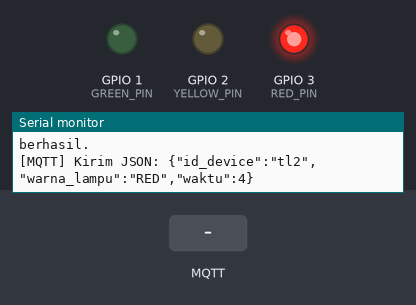
The sketch below on a simulated ESP32. Parts: output pins drawn as LEDs (lit = HIGH), the last lines printed to the serial monitor. Inputs (shaded band) come from the test bench. WiFi joins after 1.5 s; servers stay silent unless stated; no MQTT or app messages arrive unless stated.

Above: at 2.7 s.
2.8 s: MQTT message "1" arrives on the first subscribed topic
5.0 s: MQTT message "on" arrives on the first subscribed topic
At 7.2 s:
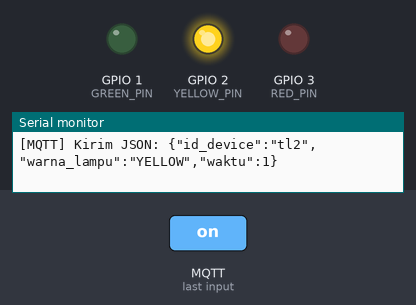
8.0 s: MQTT message "off" arrives on the first subscribed topic
At 8.0 s:
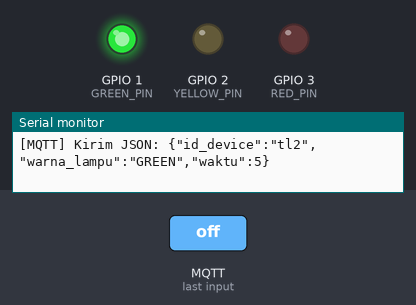
Timing chart, 0 to 15.8 s (numbered marks = the images above; inputs shaded):
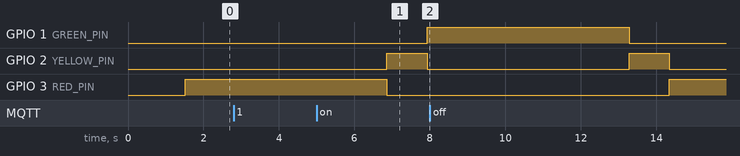

The sketch:

lalulintas.ino
```cpp
#include <WiFi.h>
#include <PubSubClient.h>
#include <ArduinoJson.h>
#include <IRremote.hpp>

const int IR_SEND_PIN = 5;
/*
// L1
#define R_MERAH   0x10A1
#define R_KUNING  0x10B1
#define R_HIJAU   0x10C1
*/
// L2
#define R_MERAH   0x10A2
#define R_KUNING  0x10B2
#define R_HIJAU   0x10C2

// ---------------------- Konfigurasi -------------------------
const char* ssid = "syukrillah-MEGABOOK-T14DA";
const char* password = "ec8k0SoA";
const char* mqtt_server = "10.42.0.1";
const char* mqtt_user = "user1";
const char* mqtt_password = "1234567890";

// ---------------------- MQTT Topic sub and Pub ----------------
const char* delay_topic = "trafficlight/config/delay2";
const char* state_topic = "trafficlight/state2";
const char* client_topic = "TrafficClient2";

const char* device_id = "tl2";

#define RED_PIN 3
#define YELLOW_PIN 2
#define GREEN_PIN 1

unsigned long redDelay = 5000;     // 5 detik
unsigned long yellowDelay = 1000;  // 1 detik
unsigned long greenDelay = 5000;   // 5 detik

// ---------------------- Objek WiFi & MQTT ---------------------
WiFiClient espClient;
PubSubClient client(espClient);

// ---------------------- Variabel Waktu & Warna ----------------
String currentColor = "RED";
String previousColor = "";

// ---------------------- Fungsi MQTT --------------------------
void sendStateJSON(unsigned long countdown) {
  StaticJsonDocument<256> doc;
  doc["id_device"] = device_id;
  doc["warna_lampu"] = currentColor;
  doc["waktu"] = countdown;

  char buffer[256];
  serializeJson(doc, buffer);
  Serial.print("[MQTT] Kirim JSON: ");
  Serial.println(buffer);
  client.publish(state_topic, buffer, true);
}

void callback(char* topic, byte* payload, unsigned int length) {
  String msg;
  for (unsigned int i = 0; i < length; i++) {
    msg += (char)payload[i];
  }

  Serial.print("[MQTT] Terima [");
  Serial.print(topic);
  Serial.print("]: ");
  Serial.println(msg);

  if (String(topic) == delay_topic) {
    StaticJsonDocument<256> doc;
    DeserializationError error = deserializeJson(doc, msg);

    if (error) {
      Serial.print("Gagal parsing JSON: ");
      Serial.println(error.c_str());
      return;
    }

    // Ambil nilai dari JSON dan konversi ke millisecond
    if (doc.containsKey("merah")) {
      redDelay = doc["merah"].as<unsigned long>() * 1000;
      Serial.print("Red delay: ");
      Serial.println(redDelay);
    }

    if (doc.containsKey("kuning")) {
      yellowDelay = doc["kuning"].as<unsigned long>() * 1000;
      Serial.print("Yellow delay: ");
      Serial.println(yellowDelay);
    }

    if (doc.containsKey("hijau")) {
      greenDelay = doc["hijau"].as<unsigned long>() * 1000;
      Serial.print("Green delay: ");
      Serial.println(greenDelay);
    }
  }
}

void reconnect() {
  while (!client.connected()) {
    Serial.print("[MQTT] Menghubungkan...");
    if (client.connect(client_topic, mqtt_user, mqtt_password)) {
      Serial.println("berhasil.");
      client.subscribe(delay_topic);
    } else {
      Serial.print("gagal, rc=");
      Serial.print(client.state());
      Serial.println(" coba lagi dalam 2 detik.");
      delay(2000);
    }
  }
}

// ---------------------- Setup WiFi --------------------------
void setup_wifi() {
  delay(10);
  Serial.begin(115200);
  Serial.print("Menghubungkan WiFi: ");
  Serial.println(ssid);

  WiFi.begin(ssid, password);
  while (WiFi.status() != WL_CONNECTED) {
    delay(500);
    Serial.print(".");
  }

  Serial.println("\nWiFi terhubung.");
  Serial.print("IP ESP32: ");
  Serial.println(WiFi.localIP());
}

// ---------------------- Task Lampu Lalulintas --------------------------
void trafficLightTask(void *pvParameters) {
  while (1) {
    // RED
    currentColor = "RED";
    previousColor = "";
    digitalWrite(RED_PIN, HIGH);
    digitalWrite(YELLOW_PIN, LOW);
    digitalWrite(GREEN_PIN, LOW);
    for (int i = redDelay / 1000; i > 0; i--) {
      sendStateJSON(i);
      IrSender.sendNEC(R_MERAH, 32);
      vTaskDelay(pdMS_TO_TICKS(1000));
    }

    // YELLOW setelah RED
    currentColor = "YELLOW";
    previousColor = "RED";
    digitalWrite(RED_PIN, LOW);
    digitalWrite(YELLOW_PIN, HIGH);
    digitalWrite(GREEN_PIN, LOW);
    for (int i = yellowDelay / 1000; i > 0; i--) {
      sendStateJSON(i);
      IrSender.sendNEC(R_KUNING, 32);
      vTaskDelay(pdMS_TO_TICKS(1000));
    }

    // GREEN
    currentColor = "GREEN";
    previousColor = "YELLOW";
    digitalWrite(RED_PIN, LOW);
    digitalWrite(YELLOW_PIN, LOW);
    digitalWrite(GREEN_PIN, HIGH);
    for (int i = greenDelay / 1000; i > 0; i--) {
      sendStateJSON(i);
      IrSender.sendNEC(R_HIJAU, 32);
      vTaskDelay(pdMS_TO_TICKS(1000));
    }

    // YELLOW setelah GREEN
    currentColor = "YELLOW";
    previousColor = "GREEN";
    digitalWrite(RED_PIN, LOW);
    digitalWrite(YELLOW_PIN, HIGH);
    digitalWrite(GREEN_PIN, LOW);
    for (int i = yellowDelay / 1000; i > 0; i--) {
      sendStateJSON(i);
      IrSender.sendNEC(R_KUNING, 32);
      vTaskDelay(pdMS_TO_TICKS(1000));
    }
  }
}

// ---------------------- Setup --------------------------
void setup() {
  Serial.begin(115200);
  setup_wifi();
  IrSender.begin(IR_SEND_PIN);

  pinMode(RED_PIN, OUTPUT);
  pinMode(YELLOW_PIN, OUTPUT);
  pinMode(GREEN_PIN, OUTPUT);

  client.setServer(mqtt_server, 1883);
  client.setCallback(callback);

  // Buat task di core 1
  xTaskCreatePinnedToCore(
    trafficLightTask,   // Fungsi task
    "TrafficLightTask", // Nama task
    4096,               // Stack size
    NULL,               // Parameter
    1,                  // Prioritas
    NULL,               // Handle
    0                   // Core 0
  );
}

// ---------------------- Loop --------------------------
void loop() {
  if (!client.connected()) reconnect();
  client.loop();
  vTaskDelay(pdMS_TO_TICKS(1000));
}
```
